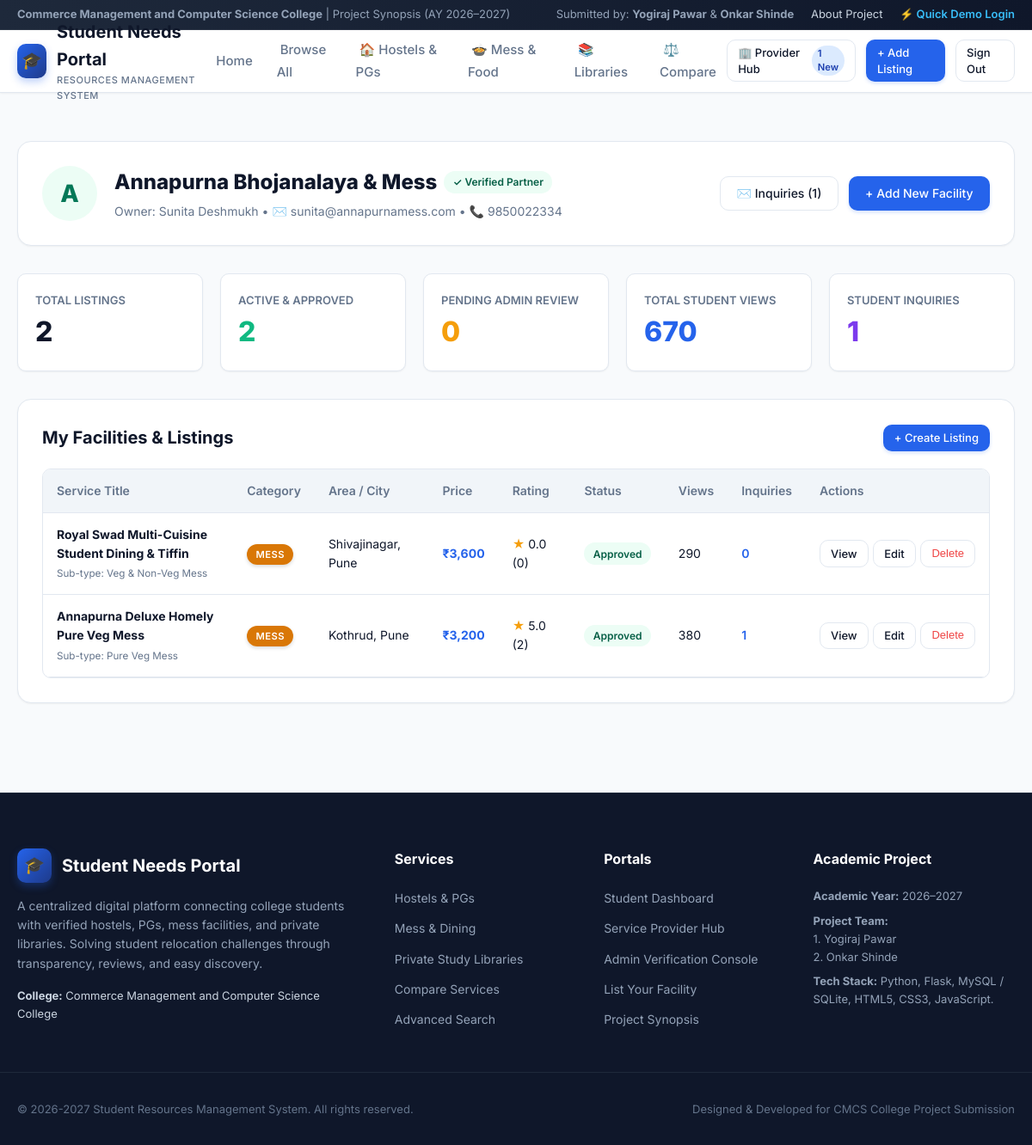
The app's page /provider/dashboard (signed in), older data.
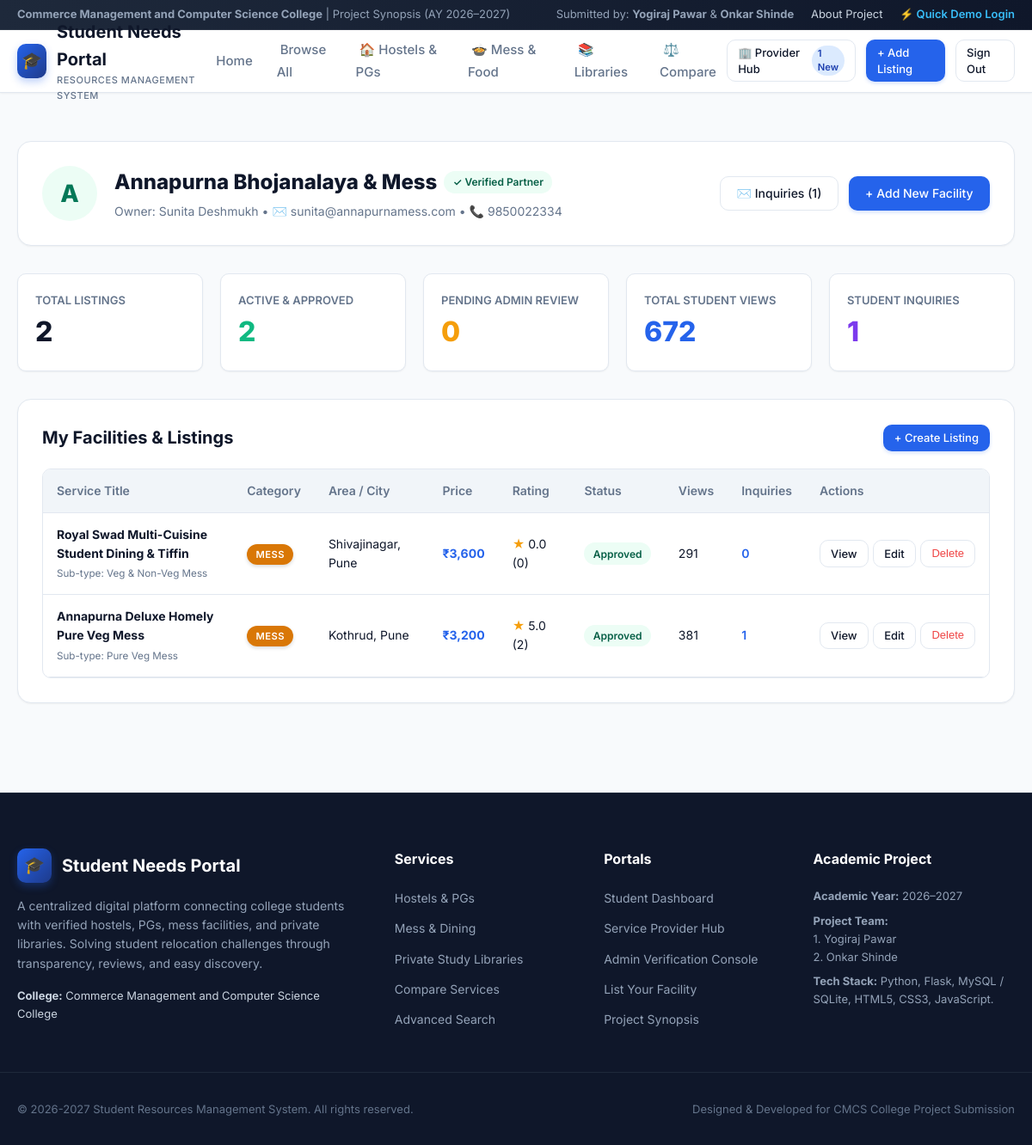
The same page, newer data.
### tables this page shows
CREATE TABLE users (
        id INTEGER PRIMARY KEY AUTOINCREMENT,
        role TEXT NOT NULL DEFAULT 'student',
        name TEXT NOT NULL,
        email TEXT UNIQUE NOT NULL,
        phone TEXT,
        password_hash TEXT NOT NULL,
        college_name TEXT,
        business_name TEXT,
        address TEXT,
        is_verified INTEGER DEFAULT 0,
        created_at TIMESTAMP DEFAULT CURRENT_TIMESTAMP
    );

CREATE TABLE listings (
        id INTEGER PRIMARY KEY AUTOINCREMENT,
        provider_id INTEGER NOT NULL,
        category TEXT NOT NULL,
        subcategory TEXT NOT NULL,
        title TEXT NOT NULL,
        description TEXT,
        address TEXT NOT NULL,
        city TEXT NOT NULL,
        area TEXT NOT NULL,
        landmark TEXT,
        contact_phone TEXT NOT NULL,
        contact_email TEXT,
        pricing_amount REAL NOT NULL,
        pricing_period TEXT DEFAULT 'Per Month',
        deposit_amount REAL DEFAULT 0.0,
        capacity_or_beds TEXT,
        timings TEXT,
        menu_details TEXT,
        amenities TEXT,
        rules TEXT,
        image_url TEXT,
        status TEXT DEFAULT 'pending',
        views_count INTEGER DEFAULT 0,
        created_at TIMESTAMP DEFAULT CURRENT_TIMESTAMP,
        FOREIGN KEY (provider_id) REFERENCES users(id) ON DELETE CASCADE
    );

### app.py (the view)
@app.route('/provider/dashboard')
@login_required
@role_required(['provider'])
def provider_dashboard():
    provider = get_current_user()
    listings = query_db("""
        SELECT l.*,
               COALESCE((SELECT AVG(rating) FROM reviews WHERE listing_id = l.id AND status = 'approved'), 0) as avg_rating,
               (SELECT COUNT(*) FROM reviews WHERE listing_id = l.id AND status = 'approved') as review_count,
               (SELECT COUNT(*) FROM inquiries WHERE listing_id = l.id) as inquiry_count
        FROM listings l
        WHERE l.provider_id = ?
        ORDER BY l.id DESC
    """, [provider['id']])
    stats = {
        'total_listings': len(listings),
        'approved_listings': sum(1 for item in listings if item['status'] == 'approved'),
        'pending_listings': sum(1 for item in listings if item['status'] == 'pending'),
        'total_views': sum(item['views_count'] for item in listings),
        'total_inquiries': query_db("SELECT COUNT(*) as count FROM inquiries WHERE provider_id = ?", [provider['id']], one=True)['count']
    }
    recent_inquiries = query_db("""
        SELECT i.*, l.title as listing_title
        FROM inquiries i
        JOIN listings l ON i.listing_id = l.id
        WHERE i.provider_id = ?
        ORDER BY i.id DESC LIMIT 5
    """, [provider['id']])
    return render_template('provider/dashboard.html',
                           provider=provider,
                           listings=listings,
                           stats=stats,
                           recent_inquiries=recent_inquiries)

### templates/provider/dashboard.html (shortened to what this page needs)
{% extends 'base.html' %}
{% block content %}
<div class="container" style="padding: 2.5rem 1.25rem 5rem;">
  <div style="background: #ffffff; border: 1px solid var(--border); border-radius: var(--radius-lg); padding: 1.75rem; box-shadow: var(--shadow-sm); margin-bottom: 2rem; display: flex; justify-content: space-between; align-items: center; flex-wrap: wrap; gap: 1.5rem;">
    <div style="display: flex; align-items: center; gap: 1.25rem;">
      <div style="width: 4rem; height: 4rem; border-radius: var(--radius-full); background: #ecfdf5; color: #047857; display: flex; align-items: center; justify-content: center; font-size: 1.75rem; font-weight: 800;">
        {{ provider.business_name[:1] }}
      </div>
      <div>
        <div style="display: flex; align-items: center; gap: 0.5rem; margin-bottom: 0.25rem;">
          <h1 style="font-size: 1.5rem; font-weight: 800; color: #0f172a;">{{ provider.business_name }}</h1>
          {% if provider.is_verified == 1 %}
            <span class="status-pill status-approved">✓ Verified Partner</span>
          {% else %}
            <span class="status-pill status-pending">⏳ Verification In Review</span>
          {% endif %}
        </div>
        <div style="color: #64748b; font-size: 0.875rem;">
          Owner: {{ provider.name }} &bull; ✉️ {{ provider.email }} &bull; 📞 {{ provider.phone }}
        </div>
      </div>
    </div>
    <div style="display: flex; gap: 0.75rem;">
      <a href="{{ url_for('provider_inquiries') }}" class="btn btn-outline">
        ✉️ Inquiries ({{ stats.total_inquiries }})
      </a>
      <a href="{{ url_for('add_listing') }}" class="btn btn-primary">
        + Add New Facility
      </a>
    </div>
  </div>
  <div style="display: grid; grid-template-columns: repeat(auto-fit, minmax(200px, 1fr)); gap: 1.25rem; margin-bottom: 2rem;">
    <div style="background: #ffffff; padding: 1.25rem; border-radius: var(--radius-md); border: 1px solid var(--border); box-shadow: var(--shadow-sm);">
      <div style="font-size: 0.8125rem; color: #64748b; font-weight: 600;">TOTAL LISTINGS</div>
      <div style="font-size: 2rem; font-weight: 800; color: #0f172a;">{{ stats.total_listings }}</div>
    </div>
    <div style="background: #ffffff; padding: 1.25rem; border-radius: var(--radius-md); border: 1px solid var(--border); box-shadow: var(--shadow-sm);">
      <div style="font-size: 0.8125rem; color: #64748b; font-weight: 600;">ACTIVE & APPROVED</div>
      <div style="font-size: 2rem; font-weight: 800; color: #10b981;">{{ stats.approved_listings }}</div>
    </div>
    <div style="background: #ffffff; padding: 1.25rem; border-radius: var(--radius-md); border: 1px solid var(--border); box-shadow: var(--shadow-sm);">
      <div style="font-size: 0.8125rem; color: #64748b; font-weight: 600;">PENDING ADMIN REVIEW</div>
      <div style="font-size: 2rem; font-weight: 800; color: #f59e0b;">{{ stats.pending_listings }}</div>
    </div>
    <div style="background: #ffffff; padding: 1.25rem; border-radius: var(--radius-md); border: 1px solid var(--border); box-shadow: var(--shadow-sm);">
      <div style="font-size: 0.8125rem; color: #64748b; font-weight: 600;">TOTAL STUDENT VIEWS</div>
      <div style="font-size: 2rem; font-weight: 800; color: #2563eb;">{{ stats.total_views }}</div>
    </div>
    <div style="background: #ffffff; padding: 1.25rem; border-radius: var(--radius-md); border: 1px solid var(--border); box-shadow: var(--shadow-sm);">
      <div style="font-size: 0.8125rem; color: #64748b; font-weight: 600;">STUDENT INQUIRIES</div>
      <div style="font-size: 2rem; font-weight: 800; color: #7c3aed;">{{ stats.total_inquiries }}</div>
    </div>
  </div>
  <div class="info-card">
    <div style="display: flex; justify-content: space-between; align-items: center; margin-bottom: 1.25rem;">
      <h2 style="font-size: 1.25rem; font-weight: 700; color: #0f172a;">My Facilities & Listings</h2>
      <a href="{{ url_for('add_listing') }}" class="btn btn-primary btn-sm">+ Create Listing</a>
    </div>
    {% if listings %}
      <div class="table-responsive">
        <table class="custom-table">
          <thead>
            <tr>
              <th>Service Title</th>
              <th>Category</th>
              <th>Area / City</th>
              <th>Price</th>
              <th>Rating</th>
              <th>Status</th>
              <th>Views</th>
              <th>Inquiries</th>
              <th>Actions</th>
            </tr>
          </thead>
          <tbody>
            {% for item in listings %}
              <tr>
                <td>
                  <strong style="color: #0f172a;">{{ item.title }}</strong><br>
                  <small style="color: #64748b;">Sub-type: {{ item.subcategory }}</small>
                </td>
                <td>
                  <span class="badge-tag badge-{{ item.category }}" style="position: static; font-size: 0.7rem;">{{ item.category }}</span>
                </td>
                <td>{{ item.area }}, {{ item.city }}</td>
                <td style="font-weight: 700; color: #2563eb;">₹{{ "{:,.0f}".format(item.pricing_amount) }}</td>
                <td>
                  <span style="color: var(--accent);">★</span> {{ "%.1f"|format(item.avg_rating) }} ({{ item.review_count }})
                </td>
                <td>
                  <span class="status-pill status-{{ item.status }}">{{ item.status }}</span>
                </td>
                <td>{{ item.views_count }}</td>
                <td>
                  <a href="{{ url_for('provider_inquiries') }}" style="font-weight: 600;">{{ item.inquiry_count }}</a>
                </td>
                <td>
                  <div style="display: flex; gap: 0.35rem;">
                    <a href="{{ url_for('listing_detail', id=item.id) }}" class="btn btn-outline btn-sm" title="Preview Public Page">View</a>
                    <a href="{{ url_for('edit_listing', id=item.id) }}" class="btn btn-outline btn-sm" title="Edit Listing">Edit</a>
                    <form action="{{ url_for('delete_listing', id=item.id) }}" method="POST" onsubmit="return confirm('Are you sure you want to permanently delete this listing?');">
                      <button type="submit" class="btn btn-outline btn-sm" style="color: #ef4444;" title="Delete">Delete</button>
                    </form>
                  </div>
                </td>
              </tr>
            {% endfor %}
          </tbody>
        </table>
      </div>
    {% endif %}
  </div>
</div>
{% endblock %}

### templates/base.html (shortened to what this page needs)
<!DOCTYPE html>
<html lang="en">
<head>
  <link rel="stylesheet" href="{{ url_for('static', filename='css/style.css') }}">
</head>
<body>
  <header class="top-notice-bar">
    <div class="container top-notice-content">
      <div>
        <strong>{{ config.COLLEGE_NAME }}</strong> | Project Synopsis (AY {{ config.ACADEMIC_YEAR }})
      </div>
      <div class="top-notice-links">
        <span>Submitted by: <strong>Yogiraj Pawar</strong> & <strong>Onkar Shinde</strong></span>
        <a href="{{ url_for('about') }}">About Project</a>
        <a href="#quickDemoModal" data-open-modal="quickDemoModal" style="color: #38bdf8; font-weight: 600;">⚡ Quick Demo Login</a>
      </div>
    </div>
  </header>
  <nav class="navbar">
    <div class="container nav-wrapper">
      <a href="{{ url_for('index') }}" class="brand-logo">
        <div class="brand-icon">🎓</div>
        <div>
          <div>Student Needs Portal</div>
          <span class="brand-subtext">Resources Management System</span>
        </div>
      </a>
      <ul class="nav-links">
        <li><a href="{{ url_for('index') }}" class="nav-link {% if request.endpoint == 'index' %}active{% endif %}">Home</a></li>
        <li><a href="{{ url_for('search') }}" class="nav-link {% if request.endpoint == 'search' and not request.args.get('category') %}active{% endif %}">Browse All</a></li>
        <li><a href="{{ url_for('search', category='accommodation') }}" class="nav-link {% if request.args.get('category') == 'accommodation' %}active{% endif %}">🏠 Hostels & PGs</a></li>
        <li><a href="{{ url_for('search', category='mess') }}" class="nav-link {% if request.args.get('category') == 'mess' %}active{% endif %}">🍲 Mess & Food</a></li>
        <li><a href="{{ url_for('search', category='library') }}" class="nav-link {% if request.args.get('category') == 'library' %}active{% endif %}">📚 Libraries</a></li>
        <li><a href="{{ url_for('compare') }}" class="nav-link {% if request.endpoint == 'compare' %}active{% endif %}">⚖️ Compare</a></li>
      </ul>
      <div class="nav-actions">
        {% if current_user %}
          {% if current_user.role == 'student' %}
            <a href="{{ url_for('student_dashboard') }}" class="btn btn-outline btn-sm">
              <span>👤 My Dashboard</span>
              {% if saved_count > 0 %}
                <span class="status-pill status-approved" style="padding: 0.1rem 0.4rem; font-size: 0.7rem;">{{ saved_count }} saved</span>
              {% endif %}
            </a>
          {% elif current_user.role == 'provider' %}
            <a href="{{ url_for('provider_dashboard') }}" class="btn btn-outline btn-sm">
              <span>🏢 Provider Hub</span>
              {% if new_inquiries_count > 0 %}
                <span class="status-pill status-new" style="padding: 0.1rem 0.4rem; font-size: 0.7rem;">{{ new_inquiries_count }} New</span>
              {% endif %}
            </a>
            <a href="{{ url_for('add_listing') }}" class="btn btn-primary btn-sm">+ Add Listing</a>
          {% endif %}
          <a href="{{ url_for('logout') }}" class="btn btn-outline btn-sm" title="Log Out">Sign Out</a>
        {% else %}
          <a href="{{ url_for('login') }}" class="btn btn-outline btn-sm">Log In</a>
          <a href="{{ url_for('register_student') }}" class="btn btn-primary btn-sm">Sign Up</a>
        {% endif %}
      </div>
    </div>
  </nav>
  <main style="flex: 1;">
    {% block content %}{% endblock %}
  </main>
  <footer class="footer">
    <div class="container footer-grid">
      <div>
        <div class="brand-logo" style="color: #ffffff; margin-bottom: 1rem;">
          <div class="brand-icon">🎓</div>
          <div>Student Needs Portal</div>
        </div>
        <p style="font-size: 0.875rem; color: #94a3b8; line-height: 1.6; margin-bottom: 1rem;">
          A centralized digital platform connecting college students with verified hostels, PGs, mess facilities, and private libraries. Solving student relocation challenges through transparency, reviews, and easy discovery.
        </p>
        <div style="font-size: 0.8125rem; color: #cbd5e1;">
          <strong>College:</strong> Commerce Management and Computer Science College
        </div>
      </div>
      <div>
        <h4 class="footer-heading">Services</h4>
        <ul class="footer-links">
          <li><a href="{{ url_for('search', category='accommodation') }}">Hostels & PGs</a></li>
          <li><a href="{{ url_for('search', category='mess') }}">Mess & Dining</a></li>
          <li><a href="{{ url_for('search', category='library') }}">Private Study Libraries</a></li>
          <li><a href="{{ url_for('compare') }}">Compare Services</a></li>
          <li><a href="{{ url_for('search') }}">Advanced Search</a></li>
        </ul>
      </div>
      <div>
        <h4 class="footer-heading">Portals</h4>
        <ul class="footer-links">
          <li><a href="{{ url_for('student_dashboard') }}">Student Dashboard</a></li>
          <li><a href="{{ url_for('provider_dashboard') }}">Service Provider Hub</a></li>
          <li><a href="{{ url_for('admin_dashboard') }}">Admin Verification Console</a></li>
          <li><a href="{{ url_for('register_provider') }}">List Your Facility</a></li>
          <li><a href="{{ url_for('about') }}">Project Synopsis</a></li>
        </ul>
      </div>
      <div>
        <h4 class="footer-heading">Academic Project</h4>
        <p style="font-size: 0.8125rem; color: #94a3b8; margin-bottom: 0.5rem;">
          <strong>Academic Year:</strong> 2026–2027
        </p>
        <p style="font-size: 0.8125rem; color: #94a3b8; margin-bottom: 0.5rem;">
          <strong>Project Team:</strong><br>
          1. Yogiraj Pawar<br>
          2. Onkar Shinde
        </p>
        <p style="font-size: 0.8125rem; color: #94a3b8;">
          <strong>Tech Stack:</strong> Python, Flask, MySQL / SQLite, HTML5, CSS3, JavaScript.
        </p>
      </div>
    </div>
    <div class="container footer-bottom">
      <div>&copy; 2026-2027 Student Resources Management System. All rights reserved.</div>
      <div>Designed & Developed for CMCS College Project Submission</div>
    </div>
  </footer>
</body>
</html>

Row changes from the older to the newer data that the page shows:
changed listings "Royal Swad Multi-Cuisine Student Dining & Tiffin": views_count "290" → "291"
changed listings "Annapurna Deluxe Homely Pure Veg Mess": views_count "380" → "381"
Text that changed along with them:
{{ stats.total_views }}: "670" → "672"
